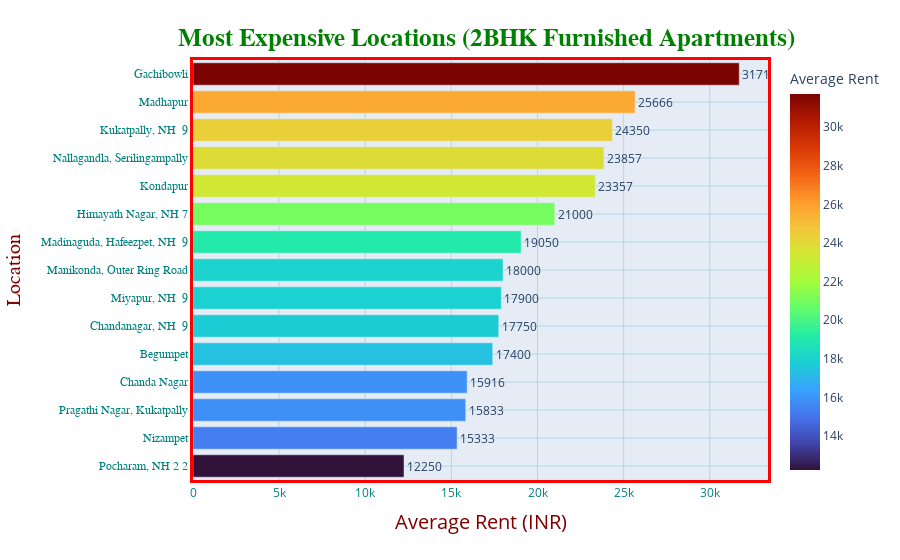

Notebook cell for this chart:
### Code cell
filt = (df['property_type']=='Apartment') & (df['bedrooms']==2.0) & (df['furnish_status']=='Furnished')
df1 = df.loc[filt]

loc_grp = df1.groupby('locality')
df1['loc_count'] = loc_grp['locality'].transform('count')

df1 = df1[df1['loc_count']>=5]
loc_grp = df1.groupby('locality')
loc_rents = loc_grp['price'].mean()
loc_rents = dict(loc_rents)

list1 = list(loc_rents.keys())
list2 = list(loc_rents.values())
list2 = [int(i) for i in list2]

loc_df = pd.DataFrame(list(zip(list1,list2)), columns=['locality','average_rent'])
loc_df.sort_values(by='average_rent',ascending=False,inplace=True)

fig = px.bar(loc_df[0:20],y='locality', x='average_rent', text='average_rent',orientation='h',
            labels={'average_rent':'Average Rent'}, color='average_rent', color_continuous_scale = 'Turbo') 

fig.update_traces(textposition='outside')
fig.update_layout(title_text="<b>Most Expensive Locations (2BHK Furnished Apartments)</b>",
                 title_font_size=25,
                 title_font_color='green',
                 title_font_family='Titillium Web',
                 title_x=0.54,
                 title_y=0.95,
                 title_xanchor='center',
                 title_yanchor='top',
                 yaxis={'categoryorder':'total ascending'}
                 )

fig.update_xaxes(
        color='teal',
        title_text='Average Rent (INR)',
        title_font_family='Open Sans',
        title_font_size=20,
        title_font_color='maroon',
        title_standoff = 15,
        gridcolor='lightblue',
        tickmode='auto',
        linecolor='red',
        linewidth=3,
        mirror=True)

fig.update_yaxes(
        color='Teal',
        title_text='Location',
        title_font_family='Droid Sans',
        title_font_size=20,
        title_font_color='maroon',
        title_standoff = 15,
        tickfont_family='Arial',
        nticks = 20,
        gridcolor='lightblue',
        linecolor='red',
        linewidth=3,
        mirror = True)

### Figure 1 — Plotly figure (JSON) as saved in the notebook; plotly's stock layout.template omitted (floating-point values rounded to 4 significant figures)
{"data": [{"alignmentgroup": "True", "hovertemplate": "Average Rent=%{marker.color}<br>locality=%{y}<extra></extra>", "legendgroup": "", "marker": {"color": [31711, 25666, 24350, 23857, 23357, 21000, 19050, 18000, 17900, 17750, 17400, 15916, 15833, 15333, 12250], "coloraxis": "coloraxis", "pattern": {"shape": ""}}, "name": "", "offsetgroup": "", "orientation": "h", "showlegend": false, "text": ["31711", "25666", "24350", "23857", "23357", "21000", "19050", "18000", "17900", "17750", "17400", "15916", "15833", "15333", "12250"], "textposition": "outside", "type": "bar", "x": [31711, 25666, 24350, 23857, 23357, 21000, 19050, 18000, 17900, 17750, 17400, 15916, 15833, 15333, 12250], "xaxis": "x", "y": ["Gachibowli", "Madhapur", "Kukatpally, NH  9", "Nallagandla, Serilingampally", "Kondapur", "Himayath Nagar, NH 7", "Madinaguda, Hafeezpet, NH  9", "Manikonda, Outer Ring Road", "Miyapur, NH  9", "Chandanagar, NH  9", "Begumpet", "Chanda Nagar", "Pragathi Nagar, Kukatpally", "Nizampet", "Pocharam, NH 2 2"], "yaxis": "y"}], "layout": {"barmode": "relative", "coloraxis": {"colorbar": {"title": {"text": "Average Rent"}}, "colorscale": [[0, "#30123b"], [0.07143, "#4145ab"], [0.1429, "#4675ed"], [0.2143, "#39a2fc"], [0.2857, "#1bcfd4"], [0.3571, "#24eca6"], [0.4286, "#61fc6c"], [0.5, "#a4fc3b"], [0.5714, "#d1e834"], [0.6429, "#f3c63a"], [0.7143, "#fe9b2d"], [0.7857, "#f36315"], [0.8571, "#d93806"], [0.9286, "#b11901"], [1, "#7a0402"]]}, "legend": {"tracegroupgap": 0}, "margin": {"t": 60}, "title": {"font": {"color": "green", "family": "Titillium Web", "size": 25}, "text": "<b>Most Expensive Locations (2BHK Furnished Apartments)</b>", "x": 0.54, "xanchor": "center", "y": 0.95, "yanchor": "top"}, "xaxis": {"anchor": "y", "color": "teal", "domain": [0, 1], "gridcolor": "lightblue", "linecolor": "red", "linewidth": 3, "mirror": true, "tickmode": "auto", "title": {"font": {"color": "maroon", "family": "Open Sans", "size": 20}, "standoff": 15, "text": "Average Rent (INR)"}}, "yaxis": {"anchor": "x", "categoryorder": "total ascending", "color": "Teal", "domain": [0, 1], "gridcolor": "lightblue", "linecolor": "red", "linewidth": 3, "mirror": true, "nticks": 20, "tickfont": {"family": "Arial"}, "title": {"font": {"color": "maroon", "family": "Droid Sans", "size": 20}, "standoff": 15, "text": "Location"}}}}
